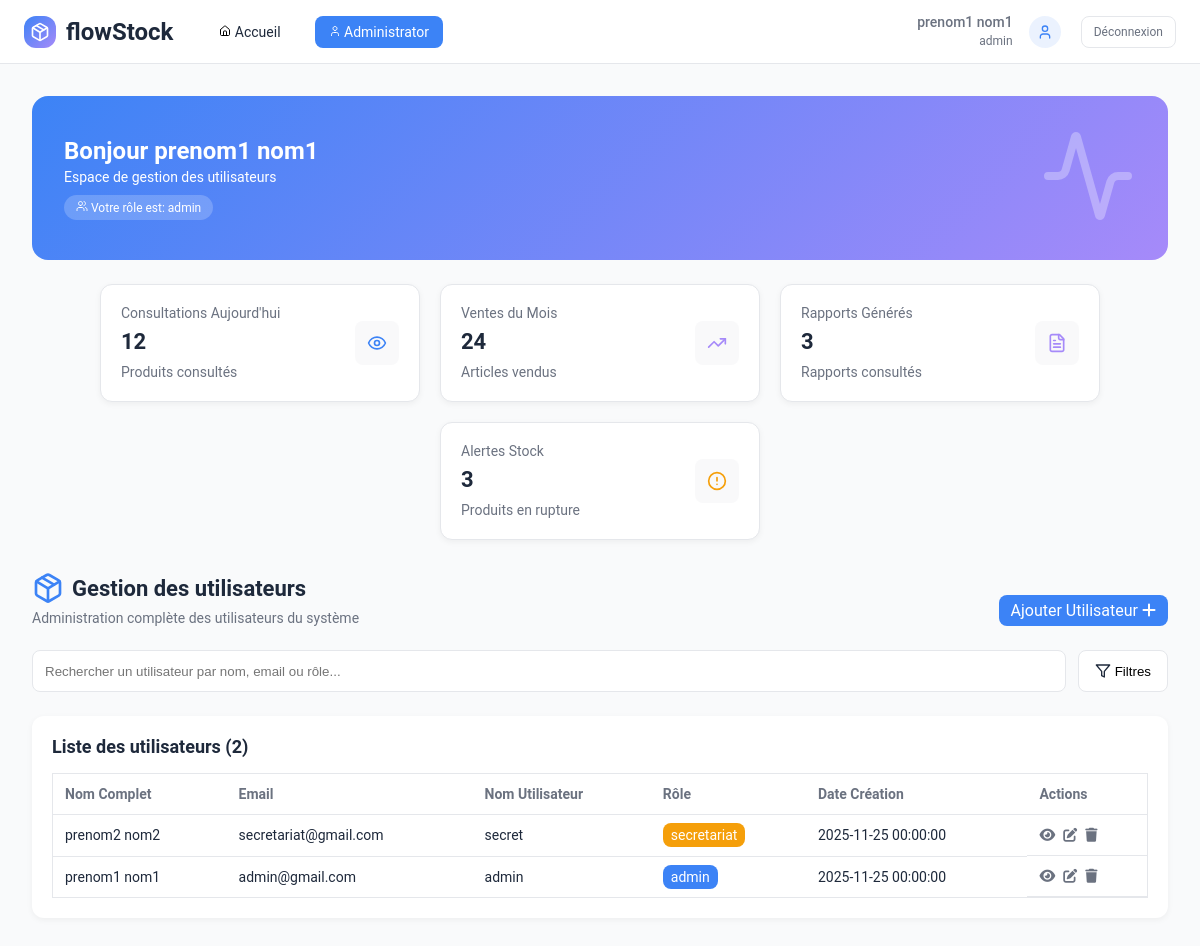
Screenshot of /pages/administrator.php (signed in) with the database file from the repository.
### tables this page shows
CREATE TABLE users (
  id_user SMALLINT UNSIGNED NOT NULL AUTO_INCREMENT PRIMARY KEY,
  prenom VARCHAR(50) NOT NULL,
  nom VARCHAR(50) NOT NULL,
  email VARCHAR(100) NOT NULL UNIQUE,
  username VARCHAR(50) NOT NULL UNIQUE,
  password VARCHAR(255) NOT NULL,
  role VARCHAR(50) NOT NULL,
  date_creation DATETIME NOT NULL DEFAULT CURRENT_TIMESTAMP
);

### pages/administrator.php (the view, shortened to what this page needs)
<?php
require_once __DIR__ . '/../config/database.php';
$stmt = $pdo->query("SELECT * FROM users ORDER BY id_user DESC");
$users = $stmt->fetchAll(PDO::FETCH_ASSOC);
?>
<!DOCTYPE html>
<html lang="fr">
<head>
  <link rel="stylesheet" href="https://cdnjs.cloudflare.com/ajax/libs/font-awesome/6.5.0/css/all.min.css" />
  <link rel="stylesheet" href="../styles/secretary.css" />
</head>
<body>
  <?php include("../components/navBar.php") ?>
  <main class="secretary-dashboard">
    <section class="welcome-banner">
      <div class="banner-text">
        <h1>Bonjour <?= htmlspecialchars($_SESSION['user']) ?></h1>
        <p>Espace de gestion des utilisateurs</p>
        <span class="role-badge">
          <img src="../asets/users.svg" alt="users icon" />
          Votre rôle est: <?= htmlspecialchars($_SESSION['role'] ?? '—') ?>
        </span>
      </div>
      <div class="banner-image">
        <img src="../asets/bannerImage.svg" alt="banner image" />
      </div>
    </section>
    <?php include("../components/cards.php") ?>
    <section class="page-header" style="display: flex; align-items: end; justify-content: space-between">
      <div>
        <h1>
          <img style="width: 32px; height: 32px" src="../asets/blueBox.svg" alt="" />
          Gestion des utilisateurs
        </h1>
        <p>Administration complète des utilisateurs du système</p>
      </div>
      <a href="createUser.php" style="
          font-size: 16px;
          padding: 6px 12px;
          background: var(--bg-text-secondary-blue);
          border-radius: 8px;
          color: var(--white);
        ">
        Ajouter Utilisateur
        <i class="fa-solid fa-plus"></i>
      </a>
    </section>
    <section class="search-bar">
      <input type="text" placeholder="Rechercher un utilisateur par nom, email ou rôle..." />
      <button class="filter-btn">
        <img src="../asets/fillter.svg" alt="filter icon" />
        Filtres
      </button>
    </section>
    <section class="products-list">
      <div style="display: flex; justify-content: space-between">
        <h2>Liste des utilisateurs (<?= count($users) ?>)</h2>
      </div>
      <div class="table-container">
        <table>
          <thead>
            <tr>
              <th>Nom Complet</th>
              <th>Email</th>
              <th>Nom Utilisateur</th>
              <th>Rôle</th>
              <th>Date Création</th>
              <th>Actions</th>
            </tr>
          </thead>
          <tbody>
            <?php foreach ($users as $user): ?>
              <tr>
                <td><?= htmlspecialchars($user['prenom'] . " " . $user['nom']) ?></td>
                <td><?= htmlspecialchars($user['email']) ?></td>
                <td><?= htmlspecialchars($user['username']) ?></td>
                <td>
                  <span class="<?= $user['role'] === 'admin' ? 'role-admin' : ($user['role'] === 'secretariat' ? 'role-secretariat' : '') ?>">
                    <?= htmlspecialchars($user['role']) ?>
                  </span>
                </td>
                <td><?= htmlspecialchars($user['date_creation']) ?></td>
                <?php if ($_SESSION['role'] === 'admin'): ?>
<td class="actions">
    <a href="../pages/viewUser.php?id_user=<?= $user['id_user'] ?>"><i class="fa-solid fa-eye"></i></a>
    <a href="../pages/editUser.php?id_user=<?= $user['id_user'] ?>"><i class="fa-solid fa-pen-to-square"></i></a>
    <a href="../pages/deleteUser.php?id_user=<?= $user['id_user'] ?>"><i class="fa-solid fa-trash"></i></a>
</td>
                <?php endif; ?>
              </tr>
            <?php endforeach; ?>
          </tbody>
        </table>
      </div>
    </section>
  </main>
</body>
</html>

### styles/secretary.css (style rules this page uses)
:root { --primary-gradient: linear-gradient( 135deg, hsl(217 91% 60%), hsl(255 91% 76%) ); --white: #fff; --primary-text-blue: #1e293b; --secondary-text-gray: #6b7280; --primary-border-color: #e5e7eb; --bg-text-secondary-blue: #3c83f6; --bg-text-secondary-opacity-blue: rgba(60, 131, 246, 70%); --success-green: #16a34a; --warning-orange: #f59e0b; --danger-red: #dc2626; }
* { margin: 0; padding: 0; box-sizing: border-box; }
body { font-family: "Roboto", sans-serif; background-color: #f9fafb; color: var(--primary-text-blue); }
.secretary-dashboard { padding: 32px; }
.role-admin { background: var(--bg-text-secondary-blue); color: white; padding: 4px 8px; border-radius: 8px; }
.role-secretariat { background: var(--orang-color); color: white; padding: 4px 8px; border-radius: 8px; }

### styles/variables.css (style rules this page uses)
:root { --primary-gradient: linear-gradient( 135deg, hsl(217 91% 60%), hsl(255 91% 76%) ); --white: #fff; --primary-text-blue: #1e293b; --secondary-text-gray: #6b7280; --primary-border-color: #e5e7eb; --bg-text-secondary-blue: #3c83f6; --success-green: #16a34a; --bg-text-secondary-opacity-blue: rgba(60, 131, 246, 70%); --bg-text-third-opacity-blue: rgba(60, 131, 246, 10%); --grey-bg: rgba(243, 244, 246, 50%); --orang-color: #f59f0a; --red-color: #EF4444; }
* { box-sizing: border-box; margin: 0; padding: 0; outline: none; border: none; }
body { font-family: "Roboto", sans-serif; height: fit-content; }
a { text-decoration: none; }
button, button:focus, input, input:focus { border: none; outline: none; }
.welcome-banner { background: var(--primary-gradient); color: var(--white); padding: 32px; border-radius: 16px; display: flex; justify-content: space-between; align-items: center; }
.welcome-banner h1 { font-size: 24px; font-weight: bold; }
.welcome-banner p { font-size: 14px; margin-top: 4px; }
.role-badge { margin-top: 10px; display: inline-block; background: rgba(255, 255, 255, 0.2); padding: 5px 12px; border-radius: 20px; color: var(--white); font-size: 12px; -webkit-border-radius: 20px; -moz-border-radius: 20px; -ms-border-radius: 20px; -o-border-radius: 20px; }
.card h3, span { font-weight: 400; font-size: 14px; color: var(--secondary-text-gray); }
.page-header h1 { display: flex; align-items: center; gap: 8px; font-size: 22px; margin-bottom: 6px; margin-top: 32px; }
.page-header p { font-size: 14px; color: var(--secondary-text-gray); }
.search-bar { margin: 24px 0; display: flex; gap: 12px; }
.search-bar input { flex: 1; padding: 12px; border: 1px solid var(--primary-border-color); border-radius: 8px; }
.filter-btn { padding: 12px 16px; background: var(--white); border: 1px solid var(--primary-border-color); border-radius: 8px; cursor: pointer; display: flex; align-items: center; gap: 4px; transition: background 0.3s linear; -webkit-transition: background 0.3s linear; -moz-transition: background 0.3s linear; -ms-transition: background 0.3s linear; -o-transition: background 0.3s linear; }
.products-list { background: var(--white); padding: 20px; border-radius: 12px; box-shadow: 0 2px 6px rgba(0, 0, 0, 0.05); }
.products-list h2 { margin-bottom: 16px; font-size: 18px; }
table { width: 100%; border-collapse: collapse; font-size: 14px; border: 1px solid var(--primary-border-color); }
.table-container { width: 100%; overflow-x: auto; }
thead th { color: var(--secondary-text-gray); }
th, td { text-align: left; padding: 12px; border-bottom: 1px solid var(--primary-border-color); }
.actions { display: flex; gap: 8px; }
.actions i { color: var(--secondary-text-gray); cursor: pointer; }

### rows the page displays
users: prenom+nom "prenom2 nom2", email "secretariat@gmail.com", username "secret", role "secretariat", date_creation "2025-11-25 00:00:00"
users: prenom+nom "prenom1 nom1", email "admin@gmail.com", username "admin", role "admin", date_creation "2025-11-25 00:00:00"

### other values shown
$_SESSION['user'] "prenom1 nom1"
$_SESSION['role'] "admin"
count($users) "2"
